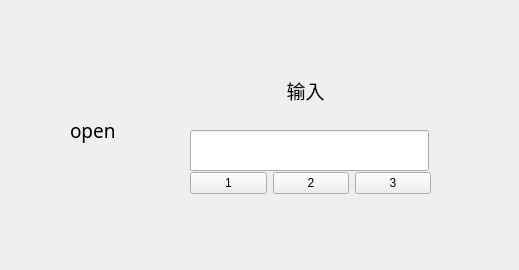
<?xml version="1.0" encoding="UTF-8"?>
<ui version="4.0">
 <class>Widget</class>
 <widget class="QWidget" name="Widget">
  <property name="geometry">
   <rect>
    <x>0</x>
    <y>0</y>
    <width>519</width>
    <height>270</height>
   </rect>
  </property>
  <property name="windowTitle">
   <string>Widget</string>
  </property>
  <widget class="QLabel" name="label">
   <property name="geometry">
    <rect>
     <x>270</x>
     <y>60</y>
     <width>71</width>
     <height>61</height>
    </rect>
   </property>
   <property name="font">
    <font>
     <family>微软雅黑</family>
     <pointsize>14</pointsize>
    </font>
   </property>
   <property name="text">
    <string>&lt;html&gt;&lt;head/&gt;&lt;body&gt;&lt;p align=&quot;center&quot;&gt;输入&lt;/p&gt;&lt;/body&gt;&lt;/html&gt;</string>
   </property>
   <property name="textFormat">
    <enum>Qt::AutoText</enum>
   </property>
  </widget>
  <widget class="QLineEdit" name="le">
   <property name="geometry">
    <rect>
     <x>190</x>
     <y>130</y>
     <width>239</width>
     <height>41</height>
    </rect>
   </property>
   <property name="dragEnabled">
    <bool>false</bool>
   </property>
  </widget>
  <widget class="QLabel" name="label_2">
   <property name="geometry">
    <rect>
     <x>70</x>
     <y>60</y>
     <width>54</width>
     <height>141</height>
    </rect>
   </property>
   <property name="maximumSize">
    <size>
     <width>54</width>
     <height>141</height>
    </size>
   </property>
   <property name="font">
    <font>
     <family>宋体</family>
     <pointsize>14</pointsize>
    </font>
   </property>
   <property name="text">
    <string>open</string>
   </property>
  </widget>
  <widget class="QWidget" name="">
   <property name="geometry">
    <rect>
     <x>190</x>
     <y>170</y>
     <width>241</width>
     <height>27</height>
    </rect>
   </property>
   <layout class="QHBoxLayout" name="horizontalLayout_2">
    <item>
     <layout class="QHBoxLayout" name="horizontalLayout">
      <item>
       <widget class="QPushButton" name="b1">
        <property name="text">
         <string>1</string>
        </property>
       </widget>
      </item>
      <item>
       <widget class="QPushButton" name="b2">
        <property name="text">
         <string>2</string>
        </property>
       </widget>
      </item>
      <item>
       <widget class="QPushButton" name="b3">
        <property name="text">
         <string>3</string>
        </property>
       </widget>
      </item>
     </layout>
    </item>
   </layout>
  </widget>
 </widget>
 <resources/>
 <connections/>
</ui>
